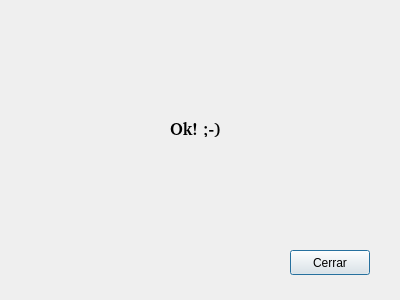
<?xml version="1.0" encoding="UTF-8"?>
<ui version="4.0">
 <class>MyToolsDialogBase</class>
 <widget class="QDialog" name="MyToolsDialogBase">
  <property name="geometry">
   <rect>
    <x>0</x>
    <y>0</y>
    <width>400</width>
    <height>300</height>
   </rect>
  </property>
  <property name="windowTitle">
   <string>My Tools</string>
  </property>
  <widget class="QLabel" name="label">
   <property name="geometry">
    <rect>
     <x>170</x>
     <y>120</y>
     <width>54</width>
     <height>17</height>
    </rect>
   </property>
   <property name="font">
    <font>
     <family>Nimbus Sans [urw]</family>
     <pointsize>13</pointsize>
     <weight>75</weight>
     <bold>true</bold>
    </font>
   </property>
   <property name="text">
    <string>Ok! ;-)</string>
   </property>
  </widget>
  <widget class="QPushButton" name="pushButton">
   <property name="geometry">
    <rect>
     <x>290</x>
     <y>250</y>
     <width>80</width>
     <height>25</height>
    </rect>
   </property>
   <property name="text">
    <string>Cerrar</string>
   </property>
  </widget>
 </widget>
 <resources/>
 <connections>
  <connection>
   <sender>pushButton</sender>
   <signal>clicked()</signal>
   <receiver>MyToolsDialogBase</receiver>
   <slot>close()</slot>
   <hints>
    <hint type="sourcelabel">
     <x>329</x>
     <y>262</y>
    </hint>
    <hint type="destinationlabel">
     <x>199</x>
     <y>149</y>
    </hint>
   </hints>
  </connection>
 </connections>
</ui>
